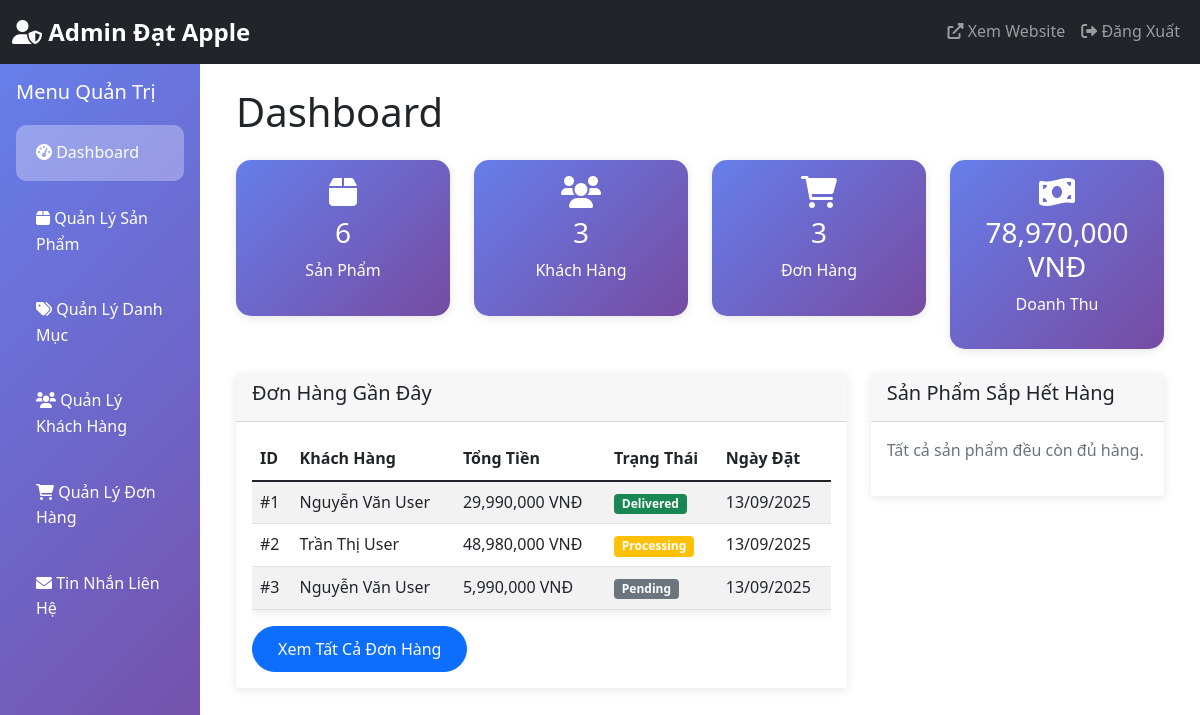
The app's page /admin/index.php with its own data.
### tables this page shows
CREATE TABLE orders (
    id INT PRIMARY KEY AUTO_INCREMENT,
    customer_id INT NOT NULL,
    total_amount DECIMAL(10,2) NOT NULL,
    customer_name VARCHAR(255) NOT NULL,
    customer_phone VARCHAR(20) NOT NULL,
    customer_email VARCHAR(255) NOT NULL,
    customer_address TEXT NOT NULL,
    status ENUM('pending', 'processing', 'shipped', 'delivered', 'cancelled') DEFAULT 'pending',
    notes TEXT,
    created_at TIMESTAMP DEFAULT CURRENT_TIMESTAMP,
    updated_at TIMESTAMP DEFAULT CURRENT_TIMESTAMP ON UPDATE CURRENT_TIMESTAMP
);

CREATE TABLE users (
    id INT AUTO_INCREMENT PRIMARY KEY,
    username VARCHAR(50) UNIQUE NOT NULL,
    email VARCHAR(100) UNIQUE NOT NULL,
    password VARCHAR(255) NOT NULL,
    full_name VARCHAR(100) NOT NULL,
    phone VARCHAR(20),
    address TEXT,
    avatar VARCHAR(255),
    role ENUM('user', 'admin') DEFAULT 'user',
    created_at TIMESTAMP DEFAULT CURRENT_TIMESTAMP,
    updated_at TIMESTAMP DEFAULT CURRENT_TIMESTAMP ON UPDATE CURRENT_TIMESTAMP
);

### admin/index.php (the view, shortened to what this page needs)
<?php
require_once '../config/database.php';
require_once 'includes/admin_header.php';
$stats = [];
$stmt = $pdo->query("SELECT COUNT(*) as total FROM products WHERE status = 'active'");
$stats['products'] = $stmt->fetch()['total'];
$stmt = $pdo->query("SELECT COUNT(*) as total FROM customers");
$stats['customers'] = $stmt->fetch()['total'];
$stmt = $pdo->query("SELECT COUNT(*) as total FROM orders");
$stats['orders'] = $stmt->fetch()['total'];
$stmt = $pdo->query("SELECT SUM(total_amount) as total FROM orders WHERE status IN ('delivered', 'processing')");
$stats['revenue'] = $stmt->fetch()['total'] ?: 0;
$stmt = $pdo->query("SELECT o.*, u.full_name as customer_name FROM orders o
                     LEFT JOIN users u ON o.customer_id = u.id
                     ORDER BY o.created_at DESC LIMIT 5");
$recent_orders = $stmt->fetchAll();
$stmt = $pdo->query("SELECT * FROM products WHERE quantity <= 5 AND status = 'active' ORDER BY quantity ASC LIMIT 5");
$low_stock = $stmt->fetchAll();
?>
<div class="container-fluid">
    <div class="row">
        <div class="col-md-2 p-0">
            <?php include 'includes/sidebar.php'; ?>
        </div>
        <div class="col-md-10">
            <div class="p-4">
                <h1 class="mb-4">Dashboard</h1>
                <div class="row mb-4">
                    <div class="col-md-3">
                        <div class="card stats-card">
                            <div class="card-body text-center">
                                <i class="fas fa-box fa-2x mb-2"></i>
                                <h3><?php echo number_format($stats['products']); ?></h3>
                                <p>Sản Phẩm</p>
                            </div>
                        </div>
                    </div>
                    <div class="col-md-3">
                        <div class="card stats-card">
                            <div class="card-body text-center">
                                <i class="fas fa-users fa-2x mb-2"></i>
                                <h3><?php echo number_format($stats['customers']); ?></h3>
                                <p>Khách Hàng</p>
                            </div>
                        </div>
                    </div>
                    <div class="col-md-3">
                        <div class="card stats-card">
                            <div class="card-body text-center">
                                <i class="fas fa-shopping-cart fa-2x mb-2"></i>
                                <h3><?php echo number_format($stats['orders']); ?></h3>
                                <p>Đơn Hàng</p>
                            </div>
                        </div>
                    </div>
                    <div class="col-md-3">
                        <div class="card stats-card">
                            <div class="card-body text-center">
                                <i class="fas fa-money-bill-wave fa-2x mb-2"></i>
                                <h3><?php echo number_format($stats['revenue']); ?> VNĐ</h3>
                                <p>Doanh Thu</p>
                            </div>
                        </div>
                    </div>
                </div>
                <div class="row">
                    <div class="col-md-8">
                        <div class="card">
                            <div class="card-header">
                                <h5>Đơn Hàng Gần Đây</h5>
                            </div>
                            <div class="card-body">
                                <?php if ($recent_orders): ?>
                                    <div class="table-responsive">
                                        <table class="table table-striped">
                                            <thead>
                                                <tr>
                                                    <th>ID</th>
                                                    <th>Khách Hàng</th>
                                                    <th>Tổng Tiền</th>
                                                    <th>Trạng Thái</th>
                                                    <th>Ngày Đặt</th>
                                                </tr>
                                            </thead>
                                            <tbody>
                                                <?php foreach ($recent_orders as $order): ?>
                                                    <tr>
                                                        <td>#<?php echo $order['id']; ?></td>
                                                        <td><?php echo htmlspecialchars($order['customer_name'] ?: 'N/A'); ?></td>
                                                        <td><?php echo number_format($order['total_amount']); ?> VNĐ</td>
                                                        <td>
                                                            <span class="badge bg-<?php
                                                                echo $order['status'] == 'delivered' ? 'success' :
                                                                    ($order['status'] == 'processing' ? 'warning' : 'secondary');
                                                            ?>">
                                                                <?php echo ucfirst($order['status']); ?>
                                                            </span>
                                                        </td>
                                                        <td><?php echo date('d/m/Y', strtotime($order['created_at'])); ?></td>
                                                    </tr>
                                                <?php endforeach; ?>
                                            </tbody>
                                        </table>
                                    </div>
                                    <a href="orders.php" class="btn btn-primary">Xem Tất Cả Đơn Hàng</a>
                                <?php else: ?>
                                    <p class="text-muted">Chưa có đơn hàng nào.</p>
                                <?php endif; ?>
                            </div>
                        </div>
                    </div>
                    <div class="col-md-4">
                        <div class="card">
                            <div class="card-header">
                                <h5>Sản Phẩm Sắp Hết Hàng</h5>
                            </div>
                            <div class="card-body">
                                <?php if ($low_stock): ?>
                                    <?php foreach ($low_stock as $product): ?>
                                        <div class="d-flex justify-content-between align-items-center mb-2">
                                            <div>
                                                <strong><?php echo htmlspecialchars($product['name']); ?></strong><br>
                                                <small class="text-muted">Còn: <?php echo $product['quantity']; ?> sản phẩm</small>
                                            </div>
                                            <span class="badge bg-warning"><?php echo $product['quantity']; ?></span>
                                        </div>
                                        <hr>
                                    <?php endforeach; ?>
                                    <a href="products.php" class="btn btn-warning btn-sm">Quản Lý Kho</a>
                                <?php else: ?>
                                    <p class="text-muted">Tất cả sản phẩm đều còn đủ hàng.</p>
                                <?php endif; ?>
                            </div>
                        </div>
                    </div>
                </div>
            </div>
        </div>
    </div>
</div>
<?php require_once 'includes/admin_footer.php'; ?>

### assets/css/style.css (style rules this page uses)
body { font-family: 'Segoe UI', Tahoma, Geneva, Verdana, sans-serif; line-height: 1.6; }
.card { transition: transform 0.3s ease, box-shadow 0.3s ease; border: none; box-shadow: 0 2px 10px rgba(0,0,0,0.1); }
.btn { border-radius: 25px; padding: 10px 25px; transition: all 0.3s ease; }
.table { box-shadow: 0 2px 10px rgba(0,0,0,0.1); }
.stats-card { background: linear-gradient(135deg, #667eea 0%, #764ba2 100%); color: white; border-radius: 15px; }

### records on screen
orders: id "1", customer.full_name "Nguyễn Văn User", total_amount "29,990,000", status "Delivered", created_at "13/09/2025"
orders: id "2", customer.full_name "Trần Thị User", total_amount "48,980,000", status "Processing", created_at "13/09/2025"
orders: id "3", customer.full_name "Nguyễn Văn User", total_amount "5,990,000", status "Pending", created_at "13/09/2025"

### other values on screen
$stats['products'] "6"
$stats['customers'] "3"
$stats['orders'] "3"
$stats['revenue'] "78,970,000"
